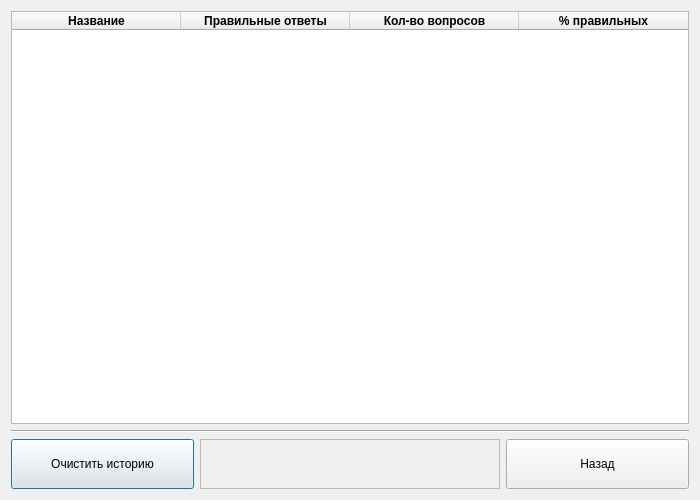
<?xml version="1.0" encoding="UTF-8"?>
<ui version="4.0">
 <class>Dialog</class>
 <widget class="QDialog" name="Dialog">
  <property name="geometry">
   <rect>
    <x>0</x>
    <y>0</y>
    <width>700</width>
    <height>500</height>
   </rect>
  </property>
  <property name="minimumSize">
   <size>
    <width>700</width>
    <height>500</height>
   </size>
  </property>
  <property name="maximumSize">
   <size>
    <width>700</width>
    <height>500</height>
   </size>
  </property>
  <property name="windowTitle">
   <string>Dialog</string>
  </property>
  <layout class="QVBoxLayout" name="verticalLayout">
   <item>
    <widget class="QTableWidget" name="tableWidget">
     <property name="minimumSize">
      <size>
       <width>100</width>
       <height>100</height>
      </size>
     </property>
     <property name="maximumSize">
      <size>
       <width>1000</width>
       <height>1000</height>
      </size>
     </property>
     <attribute name="horizontalHeaderDefaultSectionSize">
      <number>169</number>
     </attribute>
     <column>
      <property name="text">
       <string>Название</string>
      </property>
      <property name="font">
       <font>
        <weight>75</weight>
        <bold>true</bold>
       </font>
      </property>
     </column>
     <column>
      <property name="text">
       <string>Правильные ответы</string>
      </property>
      <property name="font">
       <font>
        <pointsize>9</pointsize>
        <weight>75</weight>
        <bold>true</bold>
       </font>
      </property>
     </column>
     <column>
      <property name="text">
       <string>Кол-во вопросов</string>
      </property>
      <property name="font">
       <font>
        <weight>75</weight>
        <bold>true</bold>
       </font>
      </property>
     </column>
     <column>
      <property name="text">
       <string>% правильных</string>
      </property>
      <property name="font">
       <font>
        <weight>75</weight>
        <bold>true</bold>
       </font>
      </property>
     </column>
    </widget>
   </item>
   <item>
    <widget class="Line" name="line">
     <property name="orientation">
      <enum>Qt::Horizontal</enum>
     </property>
    </widget>
   </item>
   <item>
    <layout class="QHBoxLayout" name="horizontalLayout">
     <item>
      <widget class="QPushButton" name="btnClear">
       <property name="minimumSize">
        <size>
         <width>0</width>
         <height>50</height>
        </size>
       </property>
       <property name="text">
        <string>Очистить историю</string>
       </property>
      </widget>
     </item>
     <item>
      <widget class="QFrame" name="frame">
       <property name="minimumSize">
        <size>
         <width>300</width>
         <height>0</height>
        </size>
       </property>
       <property name="frameShape">
        <enum>QFrame::StyledPanel</enum>
       </property>
       <property name="frameShadow">
        <enum>QFrame::Raised</enum>
       </property>
      </widget>
     </item>
     <item>
      <widget class="QPushButton" name="btnBack">
       <property name="minimumSize">
        <size>
         <width>0</width>
         <height>50</height>
        </size>
       </property>
       <property name="text">
        <string>Назад</string>
       </property>
      </widget>
     </item>
    </layout>
   </item>
  </layout>
 </widget>
 <resources/>
 <connections/>
</ui>
